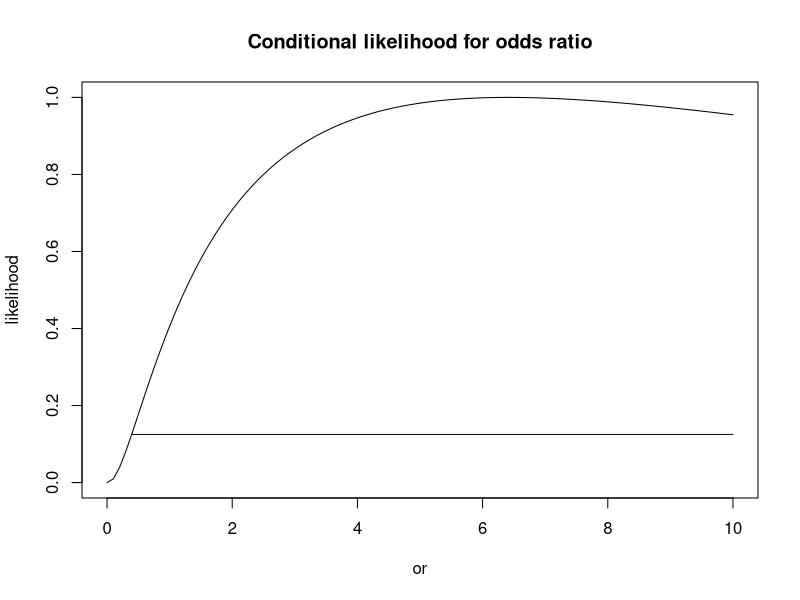

Recreate this plot in R.
ORlikelihood <- function(x, thetaVals = seq(0, 2, length = 100)){
  if (!is.matrix(x)) stop("x must be a matrix")
  if (!is.numeric(x)) stop("x must be numeric")
  if (any(dim(x) != c(2,2))) stop("x must be 2x2")
  rs <- rowSums(x)
  cs <- colSums(x)
  n <- sum(x)
  mLower <- max(0, rs[1] + cs[1] - n)
  mUpper <- min(rs[1], cs[1])
  z <- cs[1]
  
  likeVals <- sapply(thetaVals,
                     function(theta){
                       denom <- sum(sapply(mLower : mUpper,
                                           function(u){
                                             (choose(rs[1], u) *
                                              choose(rs[2], z - u) *
                                              theta ^ u)}
                                           )
                                    )
                       theta^x[1,1] / denom
                     }
                     )
  return(data.frame(or = thetaVals, like = likeVals / max(likeVals)))
}

postscript("fisherLikelihood.ps", horizontal = FALSE, paper = "letter")
dat <- ORlikelihood(matrix(c(3, 1, 1, 3), 2), seq(0,10, length = 100))
plot(dat$or, dat$like, type = "l", xlab = "or", ylab = "likelihood")
lines(range(dat$or[dat$like > 1/8]), c(1/8,1/8))
title("Conditional likelihood for odds ratio")
dev.off()
